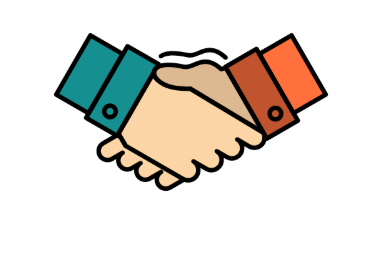
#> input picture images/ui/game-bar-draw-source.png, 373 x 256 px
$ python cutout_game_bar_draw.py
#> lines starting #> are read from the running program, lines starting #| are printed output that depends on the picture; after the words box and inside, x2 and y2 are one past the last pixel; in counts of white or black regions, pixels touching at a corner belong together
#> in main, rgb is the input picture: shape (256, 373, 3); mean R, G, B 223.9, 219.6, 212.7
"""
将白底握手图抠成透明 PNG（仅去掉与画布边缘连通的背景白，保留图形内部白色填充）。

用法：
  python scripts/cutout_game_bar_draw.py [源图路径]

默认：images/ui/game-bar-draw-source.png
输出：images/ui/game-bar-draw.png（153×160）
"""
from __future__ import annotations

import sys
from collections import deque
from pathlib import Path

import numpy as np
from PIL import Image

try:
    _LANCZOS = Image.Resampling.LANCZOS
except AttributeError:
    _LANCZOS = Image.LANCZOS

OUT_W, OUT_H = 153, 160
PAD = 6


def flood_background_mask(
    rgb: np.ndarray, white_min: int = 245
) -> np.ndarray:
    """True = 与边缘连通的背景（应透明）。内部封闭区域内的白不参与。"""
#> called with white_min = 245
    h, w, _ = rgb.shape
#> h = 256; w = 373
    r = rgb[:, :, 0]
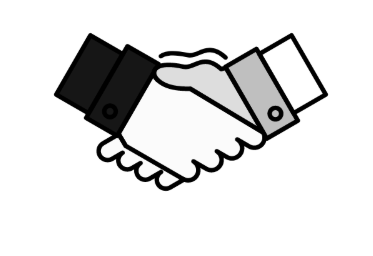
#> r: shape (256, 373); min 0, max 255, mean 223.9
    g = rgb[:, :, 1]
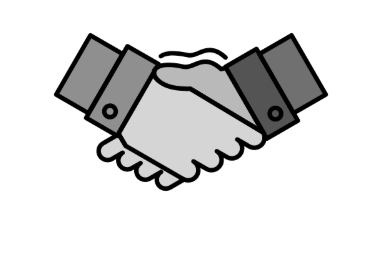
#> g: shape (256, 373); min 0, max 255, mean 219.6
    b = rgb[:, :, 2]
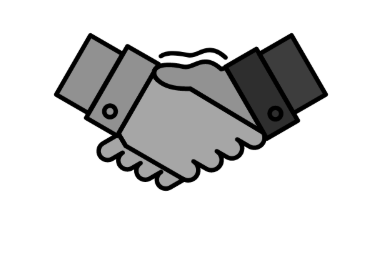
#> b: shape (256, 373); min 0, max 255, mean 212.7
    is_w = (r >= white_min) & (g >= white_min) & (b >= white_min)
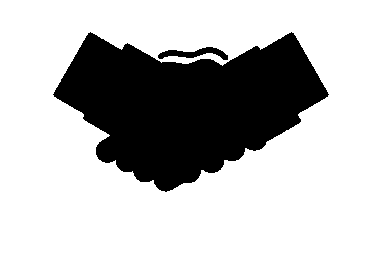
#> is_w: shape (256, 373) bool; 72.2% white; 2 black regions, box (x1, y1, x2, y2) and area: (53, 32, 329, 192) 26083, (158, 47, 228, 60) 420
    bg = np.zeros((h, w), dtype=bool)
    q: deque[tuple[int, int]] = deque()

    def try_seed(i: int, j: int) -> None:
        if 0 <= i < h and 0 <= j < w and is_w[i, j] and not bg[i, j]:
            bg[i, j] = True
            q.append((i, j))

    for j in range(w):
        try_seed(0, j)
        try_seed(h - 1, j)
    for i in range(h):
        try_seed(i, 0)
        try_seed(i, w - 1)

    while q:
        i, j = q.popleft()
        for di, dj in ((0, 1), (0, -1), (1, 0), (-1, 0)):
            ni, nj = i + di, j + dj
            if 0 <= ni < h and 0 <= nj < w and is_w[ni, nj] and not bg[ni, nj]:
                bg[ni, nj] = True
                q.append((ni, nj))

    return bg


def rgba_from_mask(rgb: np.ndarray, bg: np.ndarray) -> np.ndarray:
    h, w, _ = rgb.shape
#> h = 256; w = 373
    rgba = np.zeros((h, w, 4), dtype=np.uint8)
    rgba[:, :, :3] = rgb
    rgba[:, :, 3] = np.where(bg, 0, 255)
    return rgba


def fit_canvas(rgba: np.ndarray, tw: int, th: int, pad: int) -> Image.Image:
#> called with tw = 153, th = 160, pad = 6
    im = Image.fromarray(rgba, mode="RGBA")
    bb = im.getbbox()
#> bb = (53, 32, 329, 192)
    if not bb:
        return Image.new("RGBA", (tw, th), (0, 0, 0, 0))
    im = im.crop(bb)
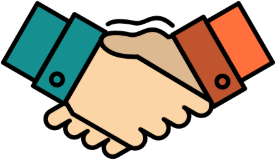
#> im: PIL image 276x160 RGBA; mean R, G, B, A 187.7, 178.5, 163.6, 153; transparent parts drawn white
    w, h = im.size
#> w = 276; h = 160
    s = min((tw - 2 * pad) / w, (th - 2 * pad) / h)
#> s = 0.511
    nw = max(1, int(round(w * s)))
#> nw = 141
    nh = max(1, int(round(h * s)))
#> nh = 82
    im = im.resize((nw, nh), resample=_LANCZOS)
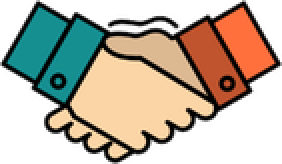
#> im: PIL image 141x82 RGBA (shown 2 times larger); mean R, G, B, A 96, 86.9, 71.8, 153; transparent parts drawn white
    canvas = Image.new("RGBA", (tw, th), (0, 0, 0, 0))
#> canvas: PIL image 153x160 RGBA; every value is 0
    canvas.paste(im, ((tw - nw) // 2, (th - nh) // 2), im)
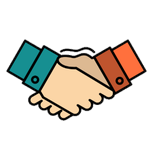
#> canvas: PIL image 153x160 RGBA; mean R, G, B, A 40.9, 36.6, 29.5, 71.3; transparent parts drawn white
    return canvas


def main() -> None:
    root = Path(__file__).resolve().parents[1]
    default_src = root / "images" / "ui" / "game-bar-draw-source.png"
    src = Path(sys.argv[1]) if len(sys.argv) > 1 else default_src
    if not src.is_file():
        print("missing source:", src)
        sys.exit(1)

    out = root / "images" / "ui" / "game-bar-draw.png"
    rgb = np.array(Image.open(src).convert("RGB"))
    bg = flood_background_mask(rgb, white_min=245)
    rgba = rgba_from_mask(rgb, bg)
    img = fit_canvas(rgba, OUT_W, OUT_H, PAD)
    img.save(out)
    print("saved", out, img.size, "from", src)
#| saved images/ui/game-bar-draw.png (153, 160) from images/ui/game-bar-draw-source.png


if __name__ == "__main__":
    main()

$ run again, with images/ui/game-bar-home.png copied over images/ui/game-bar-draw-source.png
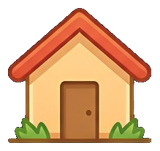
#> input picture images/ui/game-bar-home.png, 160 x 151 px
#> in flood_background_mask, `is_w = (r >= white_min) & (g >= white_min) & (b >= white_min)`:
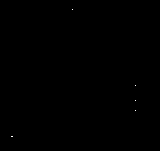
#> is_w: shape (151, 160) bool; 0.02% white in thin lines or dots, all inside (x1, y1, x2, y2) = (11, 9, 136, 137)
#> bb = (0, 0, 160, 151)
#> in fit_canvas, `canvas.paste(im, ((tw - nw) // 2, (th - nh) // 2), im)`:
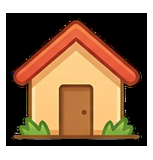
#> canvas: PIL image 153x160 RGBA; mean R, G, B, A 89.3, 61.1, 36.3, 195.3; transparent parts drawn white
#| saved images/ui/game-bar-draw.png (153, 160) from images/ui/game-bar-draw-source.png
